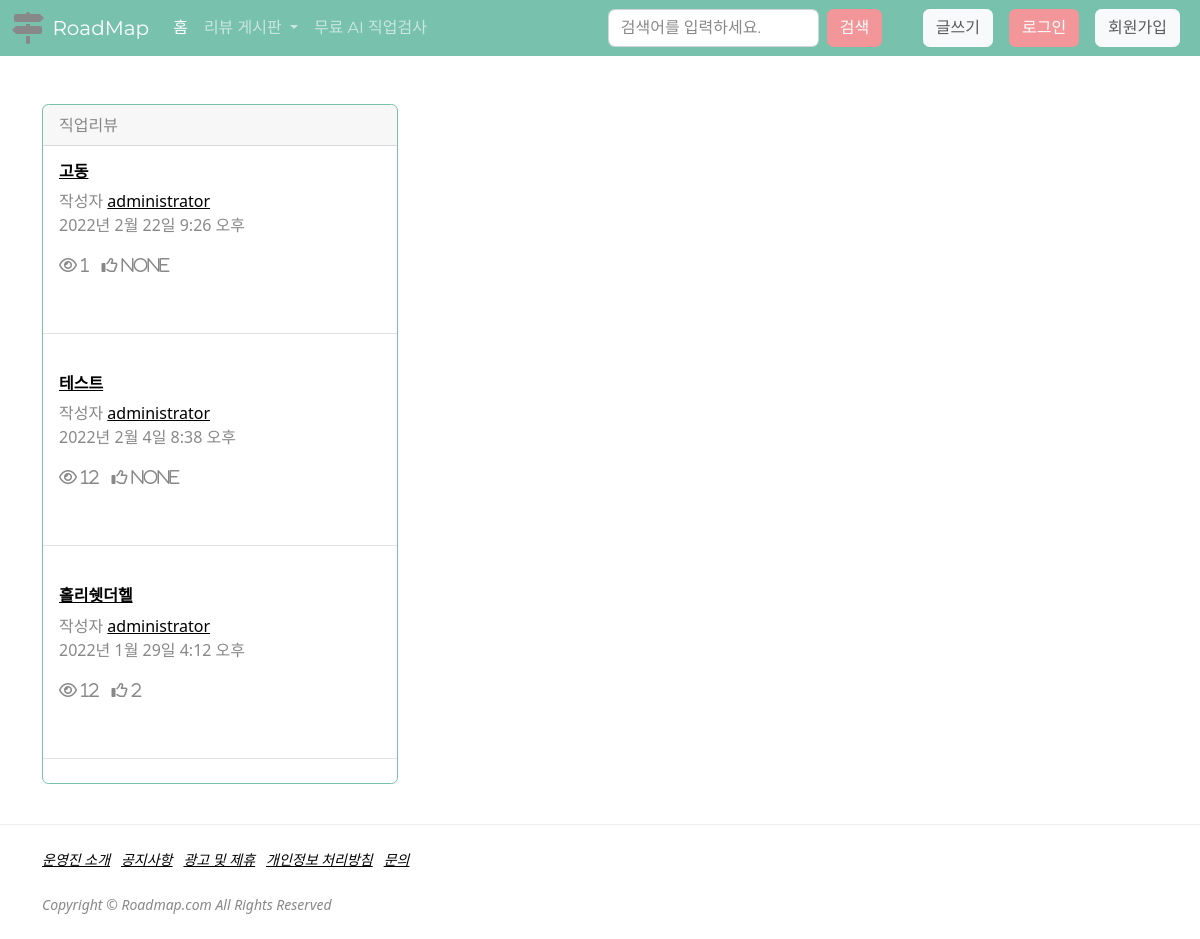
Before: /board/job/ with the older database file.
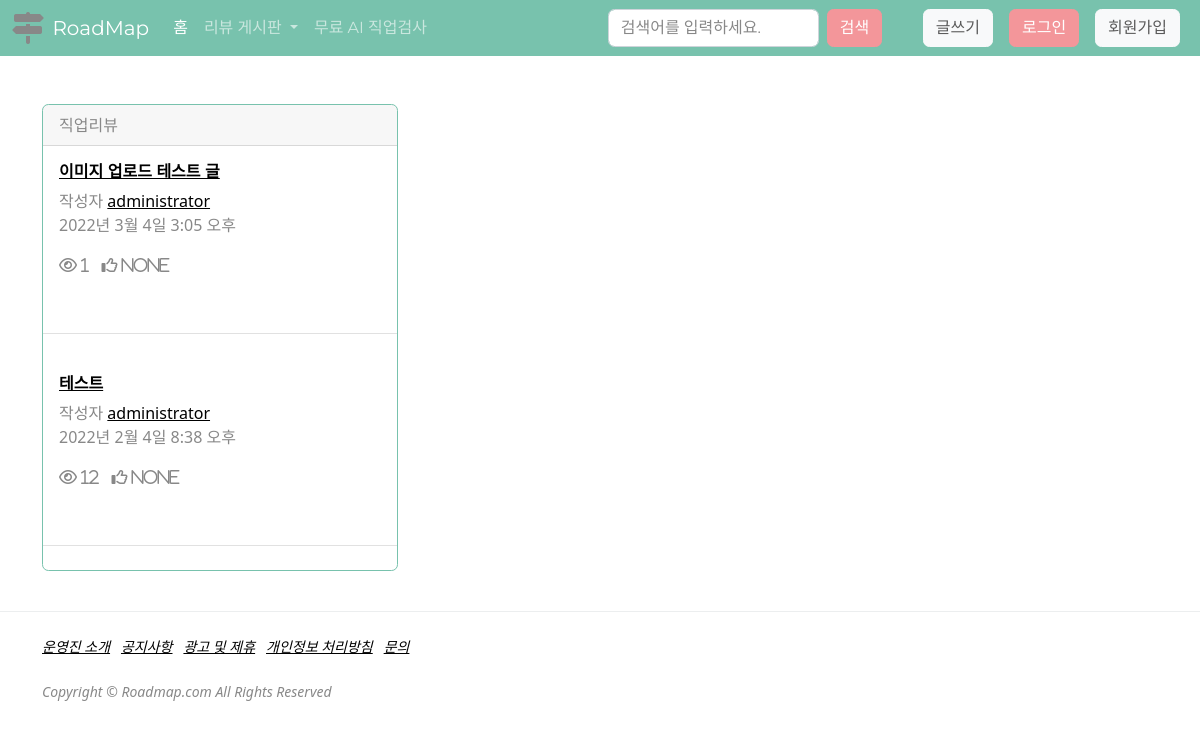
After: the same page with the newer database file.
### board/models.py (models this page shows, shortened)
class Post(models.Model):
    title = models.CharField(max_length=200, verbose_name="제목")
    contents = models.TextField(verbose_name="내용")
    writer = models.ForeignKey(
        'user.BoardMember', on_delete=models.CASCADE, null=True, verbose_name="작성자")
    created_at = models.DateTimeField(
        auto_now_add=True, null=True, verbose_name="작성일")
    updated_at = models.DateTimeField(
        auto_now=True, null=True, verbose_name="최종수정일")
    view_count = models.PositiveIntegerField(default=0, verbose_name="조회수")
    like_count = models.IntegerField(null=True, verbose_name="좋아요수")
    name_choices = (('직업리뷰', '직업리뷰'), ('학과리뷰', '학과리뷰'))
    name = models.CharField(
        max_length=200, null=True, choices=name_choices, verbose_name="게시판명")
    class Meta:
        db_table = 'boards'
        verbose_name = '게시판'
        verbose_name_plural = '게시판'

### user/models.py (models this page shows)
class BoardMember(models.Model):
    username = models.CharField(max_length=100, verbose_name='유저ID')
    email = models.EmailField(max_length=100, verbose_name='유저메일')
    password = models.CharField(max_length=100, verbose_name='유저PW')
    created_at = models.DateTimeField(auto_now_add=True, verbose_name='가입날짜')
    updated_at = models.DateTimeField(auto_now=True, verbose_name='마지막수정일')
    def __str__(self):
        return self.username
    class Meta:
        db_table = 'boardmembers'
        verbose_name = '게시판멤버'
        verbose_name_plural = '게시판멤버'

### board/views.py (the view)
# urls.py: path('job/', views.job, name='job'),
def job(request):
    job_models = Post.objects.filter(name='직업리뷰').order_by('-id')
    return render(request, 'board.html', {'post': job_models, 'board_name': '직업'})

### board/templates/board.html (shortened to what this page needs)
{% extends "base.html" %}
{% block body %}
{% load static %}
<div class="container">
    <div class="row">
        <div class="col-sm-4">
            <div class="card border-primary mb-3" style="max-width: 25rem;">
                <div class="card-header">{{board_name}}리뷰</div>
                {% for board_detail in post %}
                <div class="card-body">
                    <a href="{% url 'board_detail' board_detail.pk %}">
                    <h6 class="card-title">{{board_detail.title}}</h6>
                    </a>
                    <p class="card-text">작성자
                        <a href="{% url 'board_detail' board_detail.pk %}">{{board_detail.writer}}</a><br>
                        {{board_detail.created_at}}
                    </p>
                    <p class="post-counter">
                        <i class="far fa-eye"> {{board_detail.view_count}}</i>
                        <i class="far fa-thumbs-up"> {{board_detail.like_count}}</i>
                </div>
                <hr class="my-4" />
                {% endfor %}
            </div>
        </div>
    </div>
</div>
{% endblock body %}

Changed rows visible on the page:
removed Post: title "고동", writer "administrator", created_at "2022년 2월 22일 9:26 오후", view_count "1", like_count "None"
removed Post: title "홀리쉣더헬", writer "administrator", created_at "2022년 1월 29일 4:12 오후", view_count "12", like_count "2"
added Post: title "이미지 업로드 테스트 글", writer "administrator", created_at "2022년 3월 4일 3:05 오후", view_count "1", like_count "None"
